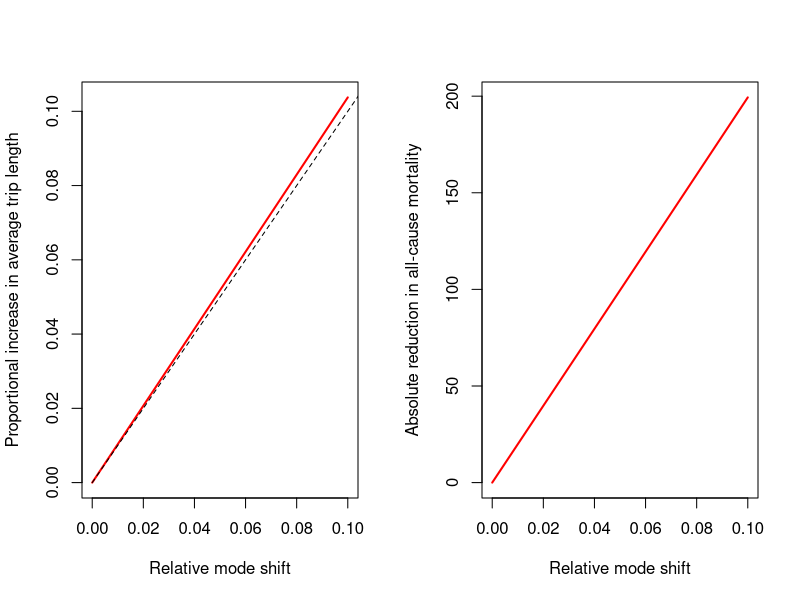
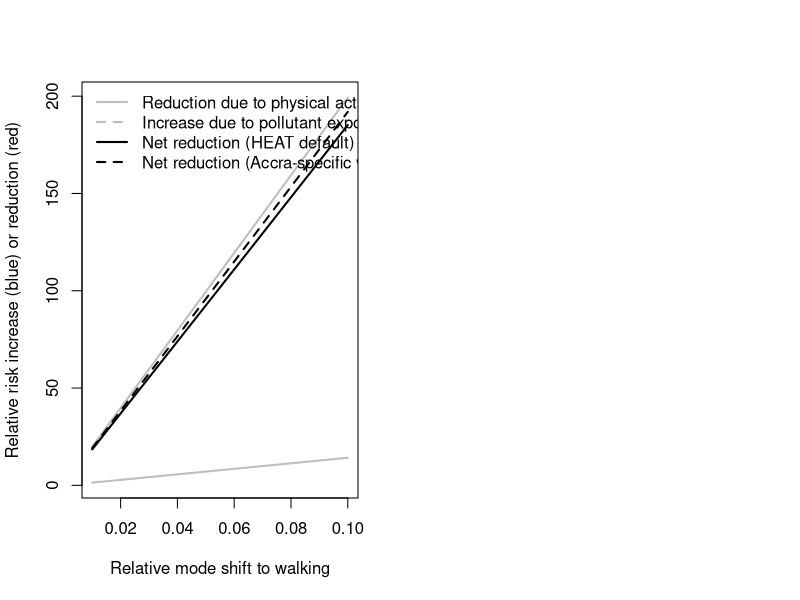

Write R code to recreate these figures, in order.
## ---- chunk 1
knitr::opts_chunk$set(
  out.width = "100%",
  collapse = TRUE,
  comment = "#>",
  fig.path="figures/"
)
## ---- chunk 2
x <- read.csv ("./who-mortality.csv")
names (x) <- c ("country", "population", "deaths", "remove")
x$remove <- NULL
x <- x [!is.na (x$deaths), ]
mortality <- mean (x$deaths / x$population)
message ("global mortality = ", mortality)
## ---- chunk 3
d_market <- c (0.5, 1.5, 2.5, 4.5, 8.5)
p_market <- c (0.273, 0.212, 0.061, 0.424, 0.03)
d_market <- sum (d_market * p_market)

d_tro <- c (0.25, 0.75, 1.5, 3.5, 7.5)
p_tro <- c (0.832, 0.119, 0.023, 0.005, 0.022)
d_tro <- sum (d_tro * p_tro)

d_work <- 0.474 * d_market + 0.19 * d_tro
message ("Average distance to work = ", signif (d_work, 4), " km")
## ---- chunk 4
n_walk <- c (5, 15.5, 25.5, 35.5, 50.5, 80.5)
p_walk <- c (0.64, 0.204, 0.062, 0.029, 0.034, 0.007)
n_walk <- sum (n_walk * p_walk)
message ("Number of walking trips per day = ", n_walk,
         " or per week = ", n_walk * 7)
n_walk <- n_walk * 7 # use weekly figures throughout
## ---- chunk 5
n_walk <- n_walk - 2.5 * 1.474 # (2.5 * 0.474 + 2.5 * 1 for market)
d_walk_ref <- n_walk * d_tro + 2.5 * 0.474 * d_work + 2.5 * d_market
message ("Average reference weekly distance walked = ",
         signif (d_walk_ref, 4), " km")
## ---- chunk 6
x <- read.csv ("./who-mortality.csv")
names (x) <- c ("country", "population", "deaths", "remove")
x$remove <- NULL
x <- x [!is.na (x$deaths), ]
mortality <- mean (x$deaths / x$population)
mode_shift <- function (mode_incr = 0.01, accra_pop, mortality)
{
    d_market <- c (0.5, 1.5, 2.5, 4.5, 8.5)
    p_market <- c (0.273, 0.212, 0.061, 0.424, 0.03)
    d_market <- sum (d_market * p_market)

    d_tro <- c (0.25, 0.75, 1.5, 3.5, 7.5)
    p_tro <- c (0.832, 0.119, 0.023, 0.005, 0.022)
    d_tro <- sum (d_tro * p_tro)

    d_work <- 0.474 * d_market + 0.19 * d_tro

    n_walk <- c (5, 15.5, 25.5, 35.5, 50.5, 80.5)
    p_walk <- c (0.64, 0.204, 0.062, 0.029, 0.034, 0.007)
    n_walk <- 7 * sum (n_walk * p_walk)

    d_walk_ref <- n_walk * d_tro + 2.5 * 0.474 * d_work + 2.5 * d_market

    d_work <- (0.474 * (1 + mode_incr)) * d_market +
        (0.19 * (1 + mode_incr)) * d_tro
    d_walk <- n_walk * (1 + mode_incr) * d_tro +
        2.5 * 0.474 * (1 + mode_incr) * d_work +
        2.5 * (1 + mode_incr) * d_market

    rr <- 0.114 * d_walk / d_walk_ref - 0.114
    accra_mortality <- accra_pop * mortality * rr
    data.frame (mode_shift = mode_incr,
                dist_ref = d_walk_ref,
                dist = d_walk,
                increase = d_walk / d_walk_ref - 1,
                rr = rr,
                d_mortality = accra_mortality)
}
mode_incr <- 0:10 / 100
accra_pop <- 2.27e6
x <- mode_shift (mode_incr, accra_pop, mortality)

par (mfrow = c (1, 2))
plot (x$mode_shift, x$increase, "l", col = "red", lwd = 2,
      xlab = "Relative mode shift",
      ylab = "Proportional increase in average trip length")
lines (c (0, 1), c (0, 1), col = "black", lty = 2)

plot (x$mode_shift, x$d_mortality, "l", col = "red", lwd = 2,
      xlab = "Relative mode shift",
      ylab = "Absolute reduction in all-cause mortality")
## ---- chunk 7
exposure <- function (mode_incr = 0.01, accra_pop, mortality, rel_exp = "HEAT")
{
    x <- mode_shift (mode_incr, accra_pop, mortality)

    heat_vol_pm25_walk <- 1.37
    heat_vol_pm25_inactive <- 0.61

    # PM2.5 figures for Accra
    pm25bg <- 35
    pm25road <- pm25bg + 11
    rel_exp_walking <- pm25road / pm25bg # 1.31
    if (rel_exp == "HEAT")
        rel_exp_walking <- 1.6 # HEAT standard value

    # average weekly concentration for reference case:
    walk_time <- x$dist_ref / 5.3
    non_walk_time <- 24 * 7 - walk_time
    pm10_ref <- pm25bg * (walk_time * rel_exp_walking + non_walk_time) / (24 * 7)
    # modified average weekly concentration for scenario
    walk_time <- x$dist / 5.3
    non_walk_time <- 24 * 7 - walk_time
    pm10_scenario <- pm25bg * (walk_time * rel_exp_walking + non_walk_time) / (24 * 7)
    # capped at 50, but all well below here, so can be left as is

    d_exposure <- pm10_scenario - pm10_ref
    exposure <- accra_pop * mortality * d_exposure * 0.07 / 10

    data.frame (x,
                d_exposure = exposure,
                d_net = x$d_mortality - exposure)
}
x <- exposure (1:10 / 100, accra_pop, mortality)
x_accra <- exposure (1:10 / 100, accra_pop, mortality, rel_exp = "xx")
ylims <- range (c (x$d_mortality, x$d_exposure))
plot (x$mode_shift, x$d_mortality, "l", col = "grey", lwd = 2, ylim = ylims,
      xlab = "Relative mode shift to walking",
      ylab = "Relative risk increase (blue) or reduction (red)")
lines (x$mode_shift, x$d_exposure, col = "grey", lwd = 2)
lines (x$mode_shift, x$d_net, lwd = 2)
lines (x$mode_shift, x_accra$d_net, lwd = 2, lty = 2)
legend ("topleft", lwd = 2, col = c ("grey", "grey", "black", "black"),
        bty = "n", lty = c (1, 2, 1, 2),
        legend = c ("Reduction due to physical activity",
                    "Increase due to pollutant exposure",
                    "Net reduction (HEAT default)",
                    "Net reduction (Accra-specific values)"))
